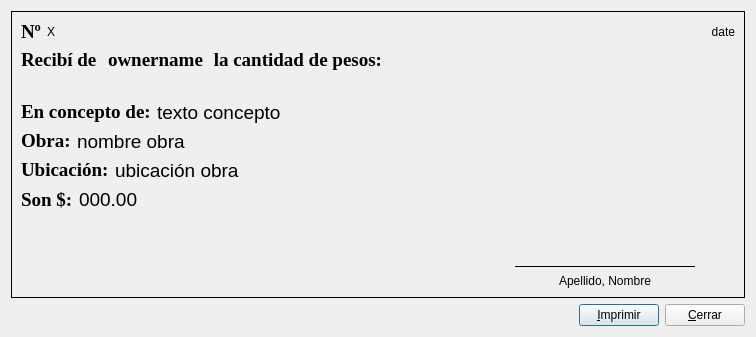
<?xml version="1.0" encoding="UTF-8"?>
<ui version="4.0">
 <class>Receipt</class>
 <widget class="QWidget" name="Receipt">
  <property name="windowModality">
   <enum>Qt::WindowModal</enum>
  </property>
  <property name="geometry">
   <rect>
    <x>0</x>
    <y>0</y>
    <width>756</width>
    <height>337</height>
   </rect>
  </property>
  <property name="sizePolicy">
   <sizepolicy hsizetype="Preferred" vsizetype="Preferred">
    <horstretch>0</horstretch>
    <verstretch>0</verstretch>
   </sizepolicy>
  </property>
  <property name="maximumSize">
   <size>
    <width>1000</width>
    <height>16777215</height>
   </size>
  </property>
  <property name="windowTitle">
   <string>Recibo</string>
  </property>
  <property name="windowIcon">
   <iconset resource="../resources/qzette.qrc">
    <normaloff>:/app/images/app/receipt.png</normaloff>:/app/images/app/receipt.png</iconset>
  </property>
  <layout class="QVBoxLayout" name="verticalLayout_3">
   <item>
    <widget class="QFrame" name="receiptFrame">
     <property name="maximumSize">
      <size>
       <width>1000</width>
       <height>16777215</height>
      </size>
     </property>
     <property name="frameShape">
      <enum>QFrame::Panel</enum>
     </property>
     <property name="frameShadow">
      <enum>QFrame::Plain</enum>
     </property>
     <layout class="QVBoxLayout" name="verticalLayout_2">
      <item>
       <layout class="QHBoxLayout" name="horizontalLayout_7">
        <item>
         <widget class="QLabel" name="lb_numberSymbol">
          <property name="sizePolicy">
           <sizepolicy hsizetype="Maximum" vsizetype="Preferred">
            <horstretch>0</horstretch>
            <verstretch>0</verstretch>
           </sizepolicy>
          </property>
          <property name="minimumSize">
           <size>
            <width>20</width>
            <height>0</height>
           </size>
          </property>
          <property name="font">
           <font>
            <family>Times New Roman</family>
            <pointsize>14</pointsize>
            <weight>75</weight>
            <italic>false</italic>
            <bold>true</bold>
           </font>
          </property>
          <property name="text">
           <string>Nº</string>
          </property>
         </widget>
        </item>
        <item>
         <widget class="QLabel" name="lb_number">
          <property name="text">
           <string>X</string>
          </property>
         </widget>
        </item>
        <item>
         <widget class="QLabel" name="lb_date">
          <property name="sizePolicy">
           <sizepolicy hsizetype="Preferred" vsizetype="Preferred">
            <horstretch>0</horstretch>
            <verstretch>0</verstretch>
           </sizepolicy>
          </property>
          <property name="text">
           <string>date</string>
          </property>
          <property name="alignment">
           <set>Qt::AlignRight|Qt::AlignTrailing|Qt::AlignVCenter</set>
          </property>
         </widget>
        </item>
       </layout>
      </item>
      <item>
       <layout class="QHBoxLayout" name="horizontalLayout_3">
        <item>
         <widget class="QLabel" name="lb_receive">
          <property name="sizePolicy">
           <sizepolicy hsizetype="Preferred" vsizetype="Preferred">
            <horstretch>0</horstretch>
            <verstretch>0</verstretch>
           </sizepolicy>
          </property>
          <property name="font">
           <font>
            <family>Times New Roman</family>
            <pointsize>14</pointsize>
            <weight>75</weight>
            <italic>false</italic>
            <bold>true</bold>
           </font>
          </property>
          <property name="text">
           <string>Recibí de </string>
          </property>
         </widget>
        </item>
        <item>
         <widget class="QLabel" name="lb_ownername">
          <property name="sizePolicy">
           <sizepolicy hsizetype="Preferred" vsizetype="Preferred">
            <horstretch>0</horstretch>
            <verstretch>0</verstretch>
           </sizepolicy>
          </property>
          <property name="font">
           <font>
            <family>Times New Roman</family>
            <pointsize>14</pointsize>
            <weight>75</weight>
            <italic>false</italic>
            <bold>true</bold>
           </font>
          </property>
          <property name="text">
           <string>ownername</string>
          </property>
         </widget>
        </item>
        <item>
         <widget class="QLabel" name="lb_receive_2">
          <property name="sizePolicy">
           <sizepolicy hsizetype="Preferred" vsizetype="Preferred">
            <horstretch>0</horstretch>
            <verstretch>0</verstretch>
           </sizepolicy>
          </property>
          <property name="font">
           <font>
            <family>Times New Roman</family>
            <pointsize>14</pointsize>
            <weight>75</weight>
            <italic>false</italic>
            <bold>true</bold>
           </font>
          </property>
          <property name="text">
           <string> la cantidad de pesos:</string>
          </property>
         </widget>
        </item>
        <item>
         <spacer name="horizontalSpacer_3">
          <property name="orientation">
           <enum>Qt::Horizontal</enum>
          </property>
          <property name="sizeType">
           <enum>QSizePolicy::Expanding</enum>
          </property>
          <property name="sizeHint" stdset="0">
           <size>
            <width>98</width>
            <height>19</height>
           </size>
          </property>
         </spacer>
        </item>
       </layout>
      </item>
      <item>
       <layout class="QHBoxLayout" name="horizontalLayout_2">
        <item>
         <spacer name="horizontalSpacer_2">
          <property name="orientation">
           <enum>Qt::Horizontal</enum>
          </property>
          <property name="sizeType">
           <enum>QSizePolicy::Fixed</enum>
          </property>
          <property name="sizeHint" stdset="0">
           <size>
            <width>13</width>
            <height>13</height>
           </size>
          </property>
         </spacer>
        </item>
        <item>
         <widget class="QLabel" name="lb_amountText">
          <property name="sizePolicy">
           <sizepolicy hsizetype="Preferred" vsizetype="Preferred">
            <horstretch>0</horstretch>
            <verstretch>0</verstretch>
           </sizepolicy>
          </property>
          <property name="font">
           <font>
            <pointsize>12</pointsize>
           </font>
          </property>
          <property name="text">
           <string/>
          </property>
          <property name="wordWrap">
           <bool>true</bool>
          </property>
         </widget>
        </item>
       </layout>
      </item>
      <item>
       <layout class="QHBoxLayout" name="horizontalLayout_6">
        <item>
         <widget class="QLabel" name="lb_conceptText">
          <property name="sizePolicy">
           <sizepolicy hsizetype="Preferred" vsizetype="Preferred">
            <horstretch>0</horstretch>
            <verstretch>0</verstretch>
           </sizepolicy>
          </property>
          <property name="font">
           <font>
            <family>Times New Roman</family>
            <pointsize>14</pointsize>
            <weight>75</weight>
            <italic>false</italic>
            <bold>true</bold>
            <kerning>true</kerning>
           </font>
          </property>
          <property name="text">
           <string>En concepto de:</string>
          </property>
          <property name="alignment">
           <set>Qt::AlignLeading|Qt::AlignLeft|Qt::AlignTop</set>
          </property>
         </widget>
        </item>
        <item>
         <widget class="QLabel" name="lb_concept">
          <property name="sizePolicy">
           <sizepolicy hsizetype="Expanding" vsizetype="Preferred">
            <horstretch>0</horstretch>
            <verstretch>0</verstretch>
           </sizepolicy>
          </property>
          <property name="maximumSize">
           <size>
            <width>555</width>
            <height>16777215</height>
           </size>
          </property>
          <property name="font">
           <font>
            <pointsize>14</pointsize>
            <italic>false</italic>
           </font>
          </property>
          <property name="text">
           <string>texto concepto</string>
          </property>
          <property name="wordWrap">
           <bool>true</bool>
          </property>
         </widget>
        </item>
        <item>
         <spacer name="horizontalSpacer_7">
          <property name="orientation">
           <enum>Qt::Horizontal</enum>
          </property>
          <property name="sizeType">
           <enum>QSizePolicy::Preferred</enum>
          </property>
          <property name="sizeHint" stdset="0">
           <size>
            <width>40</width>
            <height>20</height>
           </size>
          </property>
         </spacer>
        </item>
       </layout>
      </item>
      <item>
       <layout class="QHBoxLayout" name="horizontalLayout_9">
        <item>
         <widget class="QLabel" name="lb_buildingNameText">
          <property name="sizePolicy">
           <sizepolicy hsizetype="Maximum" vsizetype="Preferred">
            <horstretch>0</horstretch>
            <verstretch>0</verstretch>
           </sizepolicy>
          </property>
          <property name="font">
           <font>
            <family>Times New Roman</family>
            <pointsize>14</pointsize>
            <weight>75</weight>
            <italic>false</italic>
            <bold>true</bold>
           </font>
          </property>
          <property name="text">
           <string>Obra:</string>
          </property>
          <property name="alignment">
           <set>Qt::AlignLeading|Qt::AlignLeft|Qt::AlignTop</set>
          </property>
         </widget>
        </item>
        <item>
         <widget class="QLabel" name="lb_buildingName">
          <property name="sizePolicy">
           <sizepolicy hsizetype="Preferred" vsizetype="Preferred">
            <horstretch>0</horstretch>
            <verstretch>0</verstretch>
           </sizepolicy>
          </property>
          <property name="font">
           <font>
            <pointsize>14</pointsize>
            <italic>false</italic>
           </font>
          </property>
          <property name="text">
           <string>nombre obra</string>
          </property>
          <property name="wordWrap">
           <bool>true</bool>
          </property>
         </widget>
        </item>
       </layout>
      </item>
      <item>
       <layout class="QHBoxLayout" name="horizontalLayout_10">
        <item>
         <widget class="QLabel" name="lb_buildingLocationText">
          <property name="sizePolicy">
           <sizepolicy hsizetype="Maximum" vsizetype="Preferred">
            <horstretch>0</horstretch>
            <verstretch>0</verstretch>
           </sizepolicy>
          </property>
          <property name="font">
           <font>
            <family>Times New Roman</family>
            <pointsize>14</pointsize>
            <weight>75</weight>
            <italic>false</italic>
            <bold>true</bold>
           </font>
          </property>
          <property name="text">
           <string>Ubicación:</string>
          </property>
          <property name="alignment">
           <set>Qt::AlignLeading|Qt::AlignLeft|Qt::AlignTop</set>
          </property>
         </widget>
        </item>
        <item>
         <widget class="QLabel" name="lb_buildingLocation">
          <property name="sizePolicy">
           <sizepolicy hsizetype="Preferred" vsizetype="Preferred">
            <horstretch>0</horstretch>
            <verstretch>0</verstretch>
           </sizepolicy>
          </property>
          <property name="font">
           <font>
            <pointsize>14</pointsize>
            <italic>false</italic>
           </font>
          </property>
          <property name="text">
           <string>ubicación obra</string>
          </property>
          <property name="wordWrap">
           <bool>true</bool>
          </property>
         </widget>
        </item>
       </layout>
      </item>
      <item>
       <layout class="QHBoxLayout" name="horizontalLayout">
        <item>
         <widget class="QLabel" name="lb_cashSymbol">
          <property name="sizePolicy">
           <sizepolicy hsizetype="Maximum" vsizetype="Preferred">
            <horstretch>0</horstretch>
            <verstretch>0</verstretch>
           </sizepolicy>
          </property>
          <property name="font">
           <font>
            <family>Times New Roman</family>
            <pointsize>14</pointsize>
            <weight>75</weight>
            <italic>false</italic>
            <bold>true</bold>
           </font>
          </property>
          <property name="text">
           <string>Son $:</string>
          </property>
         </widget>
        </item>
        <item>
         <widget class="QLabel" name="lb_amount">
          <property name="font">
           <font>
            <pointsize>14</pointsize>
            <italic>false</italic>
           </font>
          </property>
          <property name="text">
           <string>000.00</string>
          </property>
         </widget>
        </item>
        <item>
         <spacer name="horizontalSpacer_6">
          <property name="orientation">
           <enum>Qt::Horizontal</enum>
          </property>
          <property name="sizeType">
           <enum>QSizePolicy::Preferred</enum>
          </property>
          <property name="sizeHint" stdset="0">
           <size>
            <width>40</width>
            <height>20</height>
           </size>
          </property>
         </spacer>
        </item>
       </layout>
      </item>
      <item>
       <layout class="QHBoxLayout" name="horizontalLayout_4">
        <item>
         <spacer name="horizontalSpacer_4">
          <property name="orientation">
           <enum>Qt::Horizontal</enum>
          </property>
          <property name="sizeType">
           <enum>QSizePolicy::Expanding</enum>
          </property>
          <property name="sizeHint" stdset="0">
           <size>
            <width>40</width>
            <height>20</height>
           </size>
          </property>
         </spacer>
        </item>
        <item>
         <layout class="QVBoxLayout" name="verticalLayout">
          <item>
           <spacer name="verticalSpacer">
            <property name="orientation">
             <enum>Qt::Vertical</enum>
            </property>
            <property name="sizeHint" stdset="0">
             <size>
              <width>20</width>
              <height>18</height>
             </size>
            </property>
           </spacer>
          </item>
          <item>
           <widget class="Line" name="line">
            <property name="minimumSize">
             <size>
              <width>180</width>
              <height>0</height>
             </size>
            </property>
            <property name="maximumSize">
             <size>
              <width>180</width>
              <height>16777215</height>
             </size>
            </property>
            <property name="frameShadow">
             <enum>QFrame::Plain</enum>
            </property>
            <property name="orientation">
             <enum>Qt::Horizontal</enum>
            </property>
           </widget>
          </item>
          <item>
           <widget class="QLabel" name="lb_name">
            <property name="text">
             <string>Apellido, Nombre</string>
            </property>
            <property name="alignment">
             <set>Qt::AlignCenter</set>
            </property>
           </widget>
          </item>
         </layout>
        </item>
        <item>
         <spacer name="horizontalSpacer_5">
          <property name="orientation">
           <enum>Qt::Horizontal</enum>
          </property>
          <property name="sizeType">
           <enum>QSizePolicy::Maximum</enum>
          </property>
          <property name="sizeHint" stdset="0">
           <size>
            <width>40</width>
            <height>20</height>
           </size>
          </property>
         </spacer>
        </item>
       </layout>
      </item>
     </layout>
    </widget>
   </item>
   <item>
    <layout class="QHBoxLayout" name="horizontalLayout_5">
     <item>
      <spacer name="horizontalSpacer">
       <property name="orientation">
        <enum>Qt::Horizontal</enum>
       </property>
       <property name="sizeType">
        <enum>QSizePolicy::Expanding</enum>
       </property>
       <property name="sizeHint" stdset="0">
        <size>
         <width>40</width>
         <height>20</height>
        </size>
       </property>
      </spacer>
     </item>
     <item>
      <widget class="QPushButton" name="pb_print">
       <property name="text">
        <string>&amp;Imprimir</string>
       </property>
       <property name="icon">
        <iconset resource="../resources/qzette.qrc">
         <normaloff>:/icons/images/icons/print.png</normaloff>:/icons/images/icons/print.png</iconset>
       </property>
       <property name="autoDefault">
        <bool>true</bool>
       </property>
       <property name="default">
        <bool>true</bool>
       </property>
      </widget>
     </item>
     <item>
      <widget class="QPushButton" name="pb_close">
       <property name="text">
        <string>&amp;Cerrar</string>
       </property>
       <property name="icon">
        <iconset resource="../resources/qzette.qrc">
         <normaloff>:/icons/images/icons/close.png</normaloff>:/icons/images/icons/close.png</iconset>
       </property>
      </widget>
     </item>
    </layout>
   </item>
  </layout>
 </widget>
 <tabstops>
  <tabstop>pb_print</tabstop>
  <tabstop>pb_close</tabstop>
 </tabstops>
 <resources>
  <include location="../resources/qzette.qrc"/>
 </resources>
 <connections/>
</ui>
